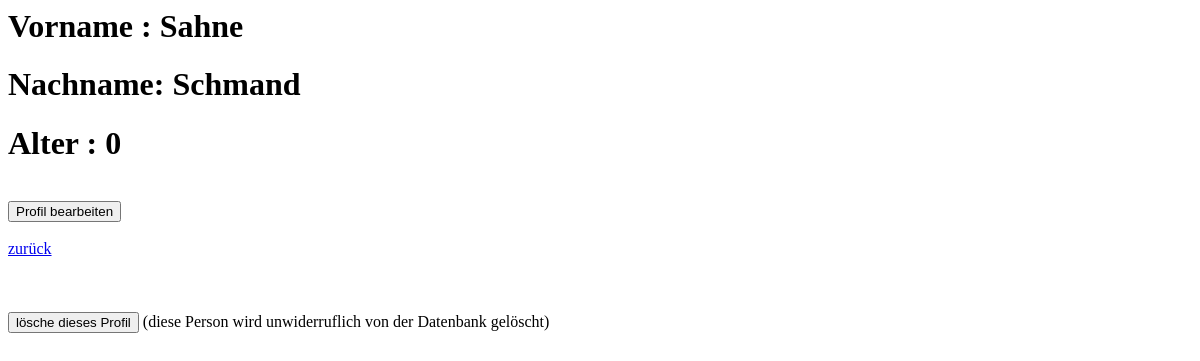
The page /4/ on the database as committed earlier.
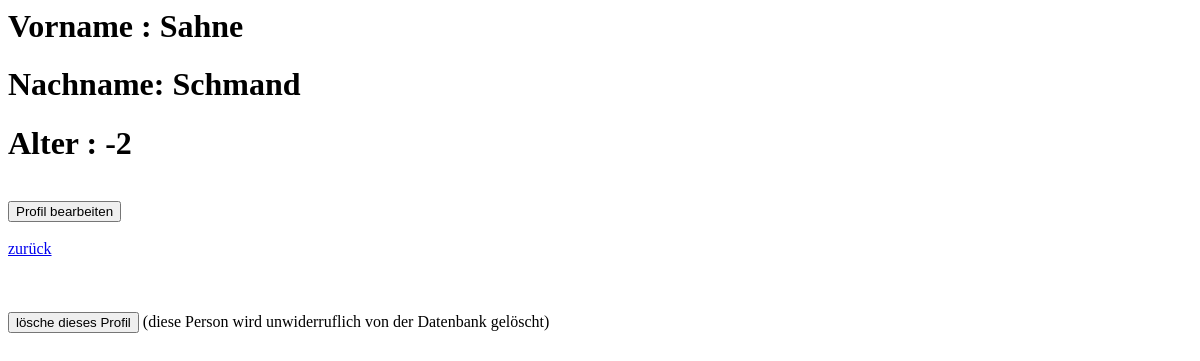
The same page on the database as committed later.
### people/models.py (models this page shows, shortened)
class Person(models.Model):
    name = models.CharField(max_length=128)
    lastname = models.CharField(max_length=128)
    age = models.IntegerField()

### people/views.py (the view)
# urls.py: url(r'^(?P<pk>[0-9]+)/$', views.DetailView.as_view(), name='detail'),
class DetailView(generic.DetailView):
    model = Person
    template_name = 'people/detail.html'

### people/templates/people/detail.html (shortened to what this page needs)
{% block body %}
	<h1>Vorname :  {{ person.name }} </h1>
	<h1>Nachname:  {{ person.lastname }}</h1>
	<h1>Alter   :  {{person.age}}</h1>
<form action="{% url 'people:update' person.id %}" method="post" style="display: inline;">
	<button type="submit" class="btn btn-default btn-sm" value="Profil bearbeiten"> Profil bearbeiten
	</button>
</form>
<a href="{% url 'people:index' %}"> zurück </a>
<form action="{% url 'people:person_delete' person.id %}" method="post" style="display: inline;">
	<button type="submit" class="btn btn-default btn-sm" value="lösche dieses Profil"> lösche dieses Profil
	</button>
</form>
(diese Person wird unwiderruflich von der Datenbank gelöscht)
{% endblock %}

Rows that differ between the two databases and show on the page:
changed Person "Sahne": age "0" → "-2"
